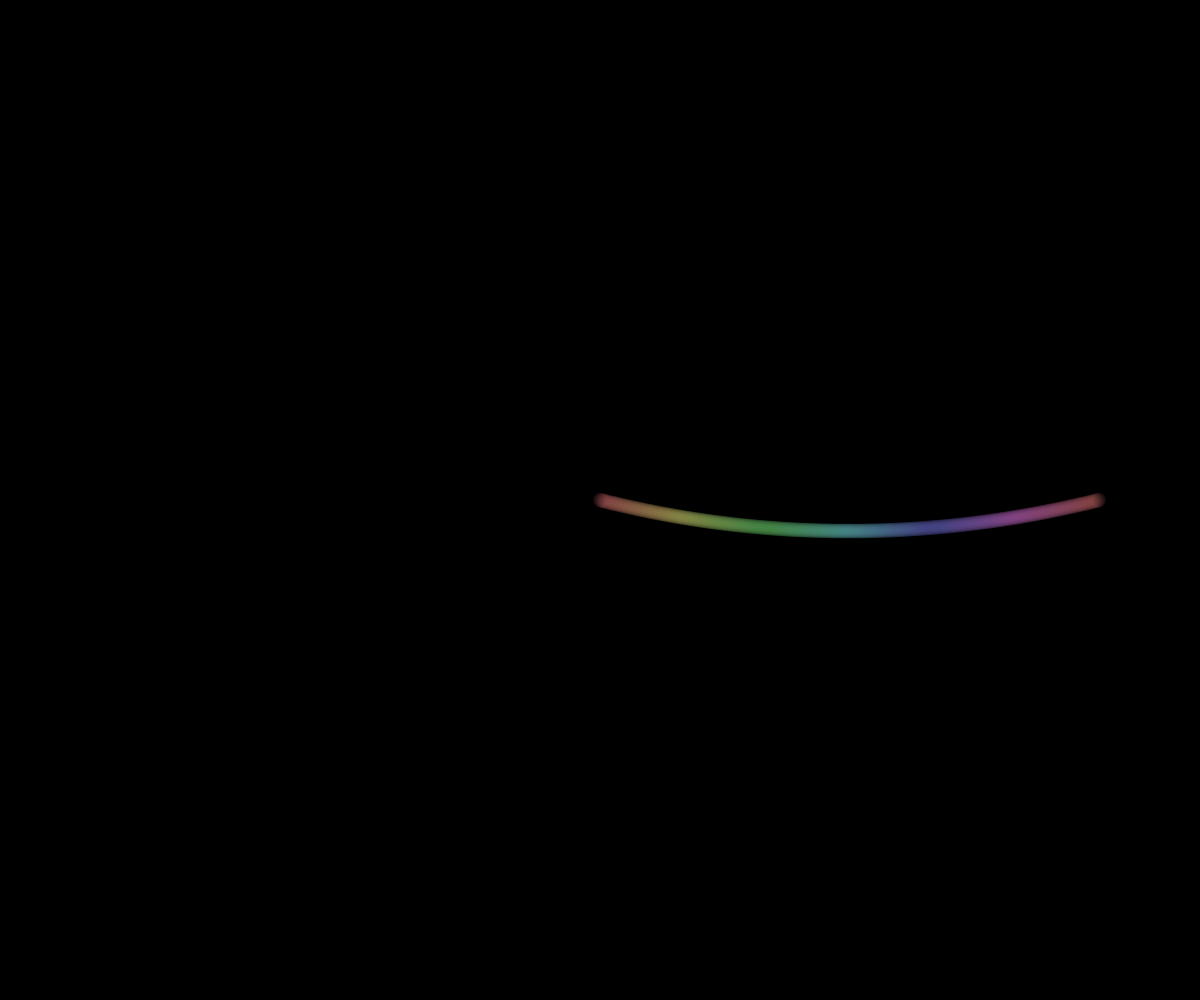
Frame 1 (no input)
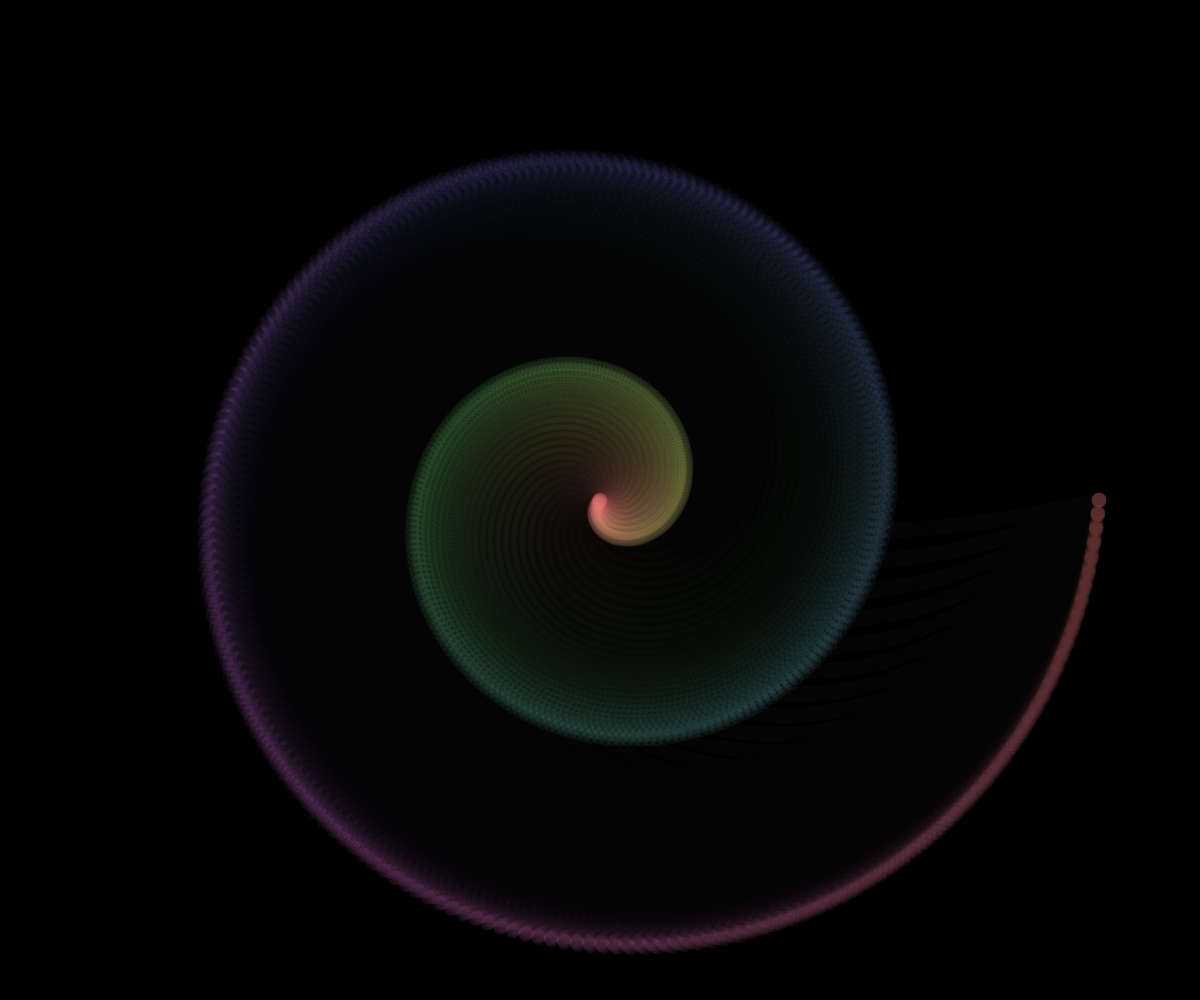
Frame 60 (no input)
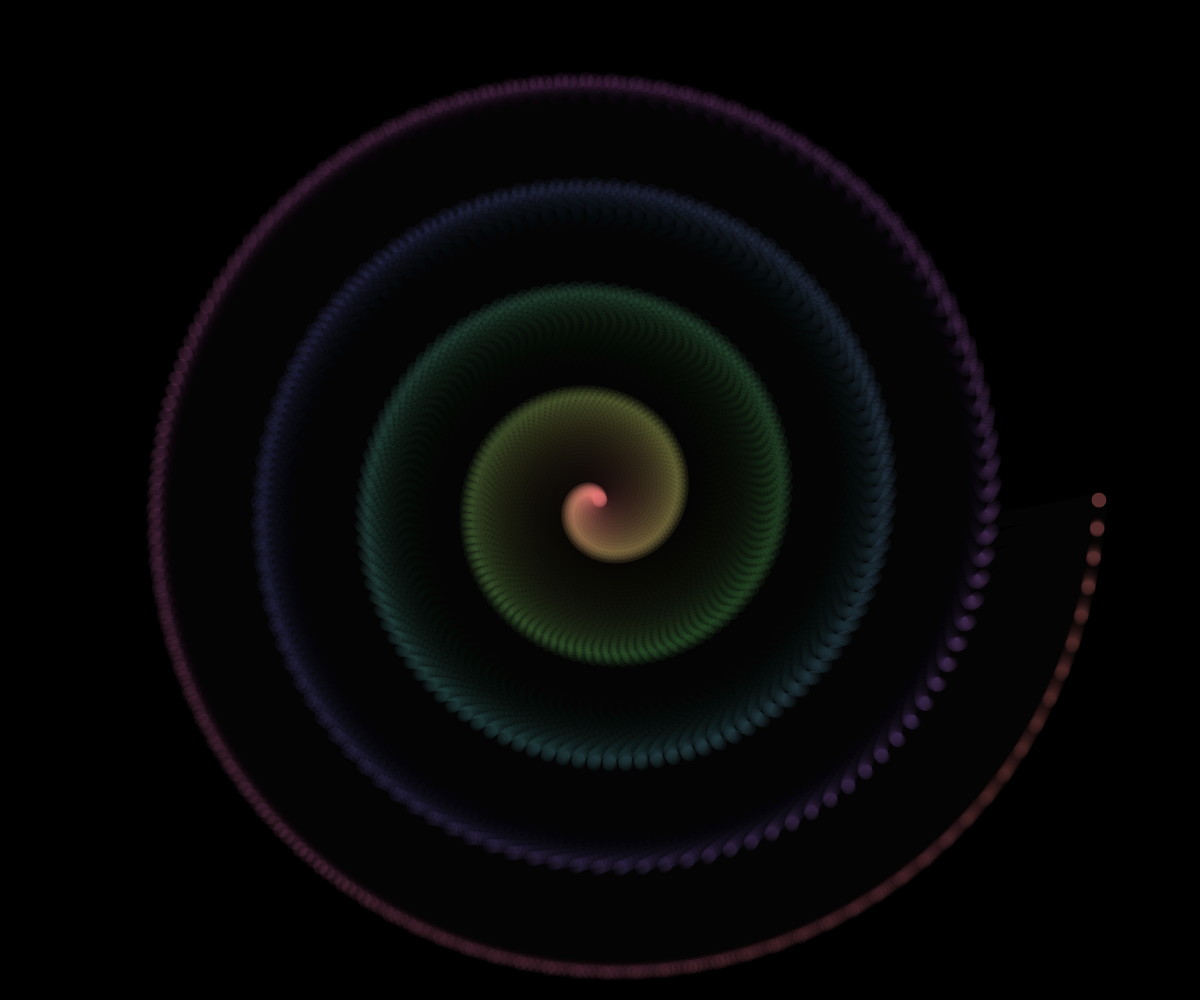
Frame 120 (the mouse pressed at the canvas centre since frame 60)

The p5.js sketch that drew these frames (run headless with seeded random() and noise() and a simulated clock; from frame 60 on, the mouse is pressed at the canvas centre):

// p5.js sketch
// ── sketch.js
var particles;
function setup() {
  var cnv = createCanvas(windowWidth, windowHeight);
  cnv.id("cool_canvas");
  colorMode(HSB,360,100,100);
  background(0,0,0);
  strokeWeight(15);
  particles = min(width, height) / 2;
}
function draw(){
  translate(width/2, height/2);
  
  // FADE
  fill(0,0.1);
  noStroke();
  rect(-width/2, -height/2, width, height);
  noFill();
  
  for(var i=0; i<particles ; i++){
    stroke(360*i/particles, 50, 100, 0.05);
    point(
      i*cos((particles-i-1)*frameCount/2000.0),
      i*sin((particles-i-1)*frameCount/2000.0)
    );
  }
} 
